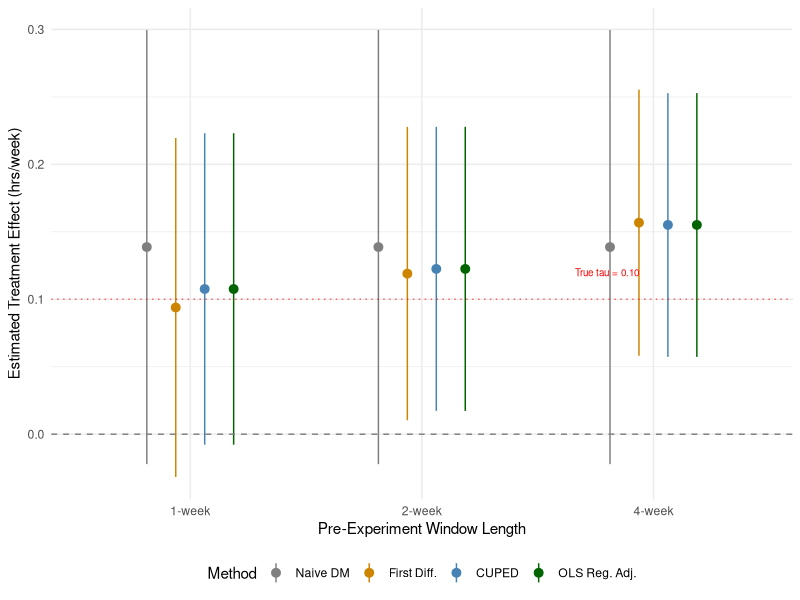

Recreate this plot in R.
## ---- chunk 1
knitr::opts_chunk$set(echo = TRUE, fig.pos = "H", out.extra = "")
## ---- chunk 2
library(tidyverse)
## ---- chunk 3
set.seed(42)

N <- 50000
new_user_frac <- 0.20
log_mean <- log(7)
log_sd <- 0.7
noise_sd <- 5.0
tau <- 0.10
n_pre_weeks <- 4

n_new <- round(N * new_user_frac)
n_existing <- N - n_new

users <- tibble(
  user_id = 1:N,
  is_new = c(rep(TRUE, n_new), rep(FALSE, n_existing)),
  baseline_mu = rlnorm(N, meanlog = log_mean, sdlog = log_sd),
  treatment = sample(c(0L, 1L), N, replace = TRUE)
)

generate_week <- function(baseline_mu, treatment_indicator = NULL, tau_val = 0) {
  n <- length(baseline_mu)
  noise <- rnorm(n, mean = 0, sd = noise_sd)
  hours <- baseline_mu + noise
  if (!is.null(treatment_indicator)) {
    hours <- hours + tau_val * treatment_indicator
  }
  return(pmax(hours, 0))
}

pre_weeks <- map(1:n_pre_weeks, ~ generate_week(users$baseline_mu))
names(pre_weeks) <- paste0("pre_week_", 1:n_pre_weeks)
post_week <- generate_week(users$baseline_mu, users$treatment, tau)

sim_data <- users %>%
  bind_cols(as_tibble(pre_weeks)) %>%
  mutate(
    post_week = post_week,
    pre_1wk = pre_week_4,
    pre_2wk = (pre_week_3 + pre_week_4) / 2,
    pre_4wk = (pre_week_1 + pre_week_2 + pre_week_3 + pre_week_4) / 4
  ) %>%
  mutate(
    pre_1wk = if_else(is_new, NA_real_, pre_1wk),
    pre_2wk = if_else(is_new, NA_real_, pre_2wk),
    pre_4wk = if_else(is_new, NA_real_, pre_4wk)
  )

existing <- sim_data %>% filter(!is_new)

cuped_adjust <- function(y, x) {
  has_x <- !is.na(x)
  theta <- cov(y[has_x], x[has_x]) / var(x[has_x])
  x_mean <- mean(x[has_x])
  y_adj <- y
  y_adj[has_x] <- y[has_x] - theta * (x[has_x] - x_mean)
  return(list(y_adj = y_adj, theta = theta))
}

run_test_all <- function(data, pre_col, label) {
  y <- data$post_week
  x <- data[[pre_col]]
  w <- data$treatment
  has_x <- !is.na(x)

  y_t <- y[w == 1]; y_c <- y[w == 0]
  n_t <- length(y_t); n_c <- length(y_c)

  # Naive DM
  naive_est <- mean(y_t) - mean(y_c)
  naive_se <- sqrt(var(y_t) / n_t + var(y_c) / n_c)
  naive_ci <- naive_est + c(-1, 1) * 1.96 * naive_se

  # First Differences (theta = 1)
  fd <- y; fd[has_x] <- y[has_x] - x[has_x]
  fd_t <- fd[w == 1]; fd_c <- fd[w == 0]
  fd_est <- mean(fd_t) - mean(fd_c)
  fd_se <- sqrt(var(fd_t) / n_t + var(fd_c) / n_c)
  fd_ci <- fd_est + c(-1, 1) * 1.96 * fd_se

  # CUPED (optimal theta)
  res <- cuped_adjust(y, x)
  ya <- res$y_adj
  ya_t <- ya[w == 1]; ya_c <- ya[w == 0]
  cuped_est <- mean(ya_t) - mean(ya_c)
  cuped_se <- sqrt(var(ya_t) / n_t + var(ya_c) / n_c)
  cuped_ci <- cuped_est + c(-1, 1) * 1.96 * cuped_se

  # OLS Regression Adjustment
  df_ols <- tibble(y = y, w = w, x = x) %>% filter(!is.na(x))
  mod <- lm(y ~ w + x, data = df_ols)
  ols_est <- coef(mod)["w"]
  ols_se <- summary(mod)$coefficients["w", "Std. Error"]
  ols_ci <- ols_est + c(-1, 1) * 1.96 * ols_se

  sig <- function(ci) ifelse((ci[1] > 0) | (ci[2] < 0), "Yes", "No")

  tibble(
    Window = label,
    Method = c("Naive DM", "First Diff.", "CUPED", "OLS Reg. Adj."),
    Estimate = round(c(naive_est, fd_est, cuped_est, ols_est), 4),
    SE = round(c(naive_se, fd_se, cuped_se, ols_se), 4),
    `95% CI` = c(sprintf("[%.4f, %.4f]", naive_ci[1], naive_ci[2]),
                 sprintf("[%.4f, %.4f]", fd_ci[1], fd_ci[2]),
                 sprintf("[%.4f, %.4f]", cuped_ci[1], cuped_ci[2]),
                 sprintf("[%.4f, %.4f]", ols_ci[1], ols_ci[2])),
    Sig. = c(sig(naive_ci), sig(fd_ci), sig(cuped_ci), sig(ols_ci)),
    `Var. Red.` = sprintf("%.1f%%", c(0,
                   (1 - fd_se^2 / naive_se^2) * 100,
                   (1 - cuped_se^2 / naive_se^2) * 100,
                   (1 - ols_se^2 / naive_se^2) * 100))
  )
}
## ---- chunk 4
rho_1 <- cor(existing$pre_1wk, existing$post_week)
rho_2 <- cor(existing$pre_2wk, existing$post_week)
rho_4 <- cor(existing$pre_4wk, existing$post_week)

all_results <- bind_rows(
  run_test_all(existing, "pre_1wk", "1-week"),
  run_test_all(existing, "pre_2wk", "2-week"),
  run_test_all(existing, "pre_4wk", "4-week")
)

# all users, 4-week CUPED
res_all <- run_test_all(sim_data, "pre_4wk", "4-week")
cuped_all_vr <- res_all %>% filter(Method == "CUPED") %>% pull(`Var. Red.`)

# new users naive
new_users <- sim_data %>% filter(is_new)
y_t <- new_users$post_week[new_users$treatment == 1]
y_c <- new_users$post_week[new_users$treatment == 0]
new_se <- round(sqrt(var(y_t) / length(y_t) + var(y_c) / length(y_c)), 4)
ex_naive_se <- round(res_all %>% filter(Method == "Naive DM") %>% pull(SE), 4)

cuped_vr_1 <- all_results %>% filter(Method == "CUPED", Window == "1-week") %>% pull(`Var. Red.`)
cuped_vr_4 <- all_results %>% filter(Method == "CUPED", Window == "4-week") %>% pull(`Var. Red.`)
fd_vr_1 <- all_results %>% filter(Method == "First Diff.", Window == "1-week") %>% pull(`Var. Red.`)
fd_vr_4 <- all_results %>% filter(Method == "First Diff.", Window == "4-week") %>% pull(`Var. Red.`)
## ---- chunk 5
plot_data <- all_results %>%
  mutate(
    CI_lo = as.numeric(str_extract(`95% CI`, "(?<=\\[)[\\d.-]+")),
    CI_hi = as.numeric(str_extract(`95% CI`, "(?<=, )[\\d.-]+(?=\\])"))
  ) %>%
  rename(Est = Estimate)

plot_data$Window <- factor(plot_data$Window, levels = c("1-week", "2-week", "4-week"))
plot_data$Method <- factor(plot_data$Method, levels = c("Naive DM", "First Diff.", "CUPED", "OLS Reg. Adj."))

ggplot(plot_data, aes(x = Window, y = Est, color = Method)) +
  geom_pointrange(aes(ymin = CI_lo, ymax = CI_hi),
                  position = position_dodge(width = 0.5), size = 0.5) +
  geom_hline(yintercept = 0, linetype = "dashed", color = "gray50") +
  geom_hline(yintercept = tau, linetype = "dotted", color = "red", alpha = 0.6) +
  annotate("text", x = 2.8, y = tau + 0.02, label = sprintf("True tau = %.2f", tau),
           color = "red", size = 2.5) +
  scale_color_manual(values = c("Naive DM" = "gray50", "First Diff." = "orange3",
                                "CUPED" = "steelblue", "OLS Reg. Adj." = "darkgreen")) +
  labs(y = "Estimated Treatment Effect (hrs/week)",
       x = "Pre-Experiment Window Length") +
  theme_minimal() +
  theme(legend.position = "bottom")
## ---- chunk 6
# Recompute (these chunks run independently of Section 7 chunks)
existing_app <- sim_data %>% filter(!is_new)

all_results_app <- bind_rows(
  run_test_all(existing_app, "pre_1wk", "1-week"),
  run_test_all(existing_app, "pre_2wk", "2-week"),
  run_test_all(existing_app, "pre_4wk", "4-week")
)

rho_1_app <- cor(existing_app$pre_1wk, existing_app$post_week)
rho_2_app <- cor(existing_app$pre_2wk, existing_app$post_week)
rho_4_app <- cor(existing_app$pre_4wk, existing_app$post_week)

# Table B0: Pre-post correlation
tibble(
  `Pre-Experiment Window` = c("1 week", "2 weeks", "4 weeks"),
  `Correlation (rho)` = round(c(rho_1_app, rho_2_app, rho_4_app), 3),
  `Theoretical VR` = paste0(round(c(rho_1_app, rho_2_app, rho_4_app)^2 * 100, 1), "%")
) %>% knitr::kable(caption = "Table B0: Pre-post correlation and theoretical variance reduction by window length (existing users).")

# Table B1: SE and Variance Reduction
all_results_app %>%
  select(Window, Method, SE, `Var. Red.`) %>%
  pivot_wider(names_from = Method, values_from = c(SE, `Var. Red.`)) %>%
  select(Window,
         `Naive SE` = `SE_Naive DM`,
         `FD SE` = `SE_First Diff.`,
         `CUPED SE` = `SE_CUPED`,
         `OLS SE` = `SE_OLS Reg. Adj.`,
         `FD VR` = `Var. Red._First Diff.`,
         `CUPED VR` = `Var. Red._CUPED`,
         `OLS VR` = `Var. Red._OLS Reg. Adj.`) %>%
  knitr::kable(caption = "Table B1: Standard errors and variance reduction by method (existing users, true tau = 0.10).")

# Table B2: Estimates and CIs
all_results_app %>%
  filter(Method != "OLS Reg. Adj.") %>%
  mutate(Result = sprintf("%.3f %s %s", Estimate, `95% CI`, ifelse(Sig. == "Yes", "*", ""))) %>%
  select(Window, Method, Result) %>%
  pivot_wider(names_from = Method, values_from = Result) %>%
  knitr::kable(caption = "Table B2: Estimates and 95% CIs (existing users). * = significant at 5%. OLS identical to CUPED, omitted.")
